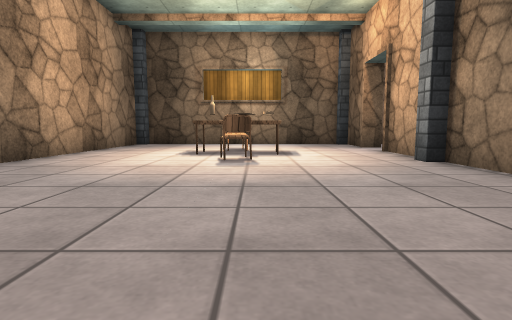
[1] (above)

12 first-person views from a walk through a scene from a Unity 3-D project. The camera is 0.59 m above the floor, tilts 6° down and sees 80° across. The floor is counted in squares, 1 m on a side. Each view is taken from the middle of a square. On the plan, view 1 faces up. The plan holds only what a view shows up to about 9 squares ahead; the rest is blank. The place goes on beyond the plan. The player is left out. Door leaves are left out, so doorways stand open. Surface patterns are stand-ins for the level's own textures.

[2]
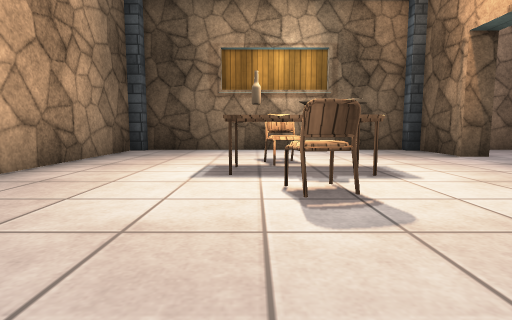

[3]
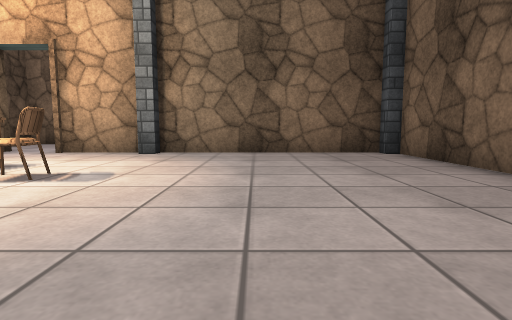

[4]
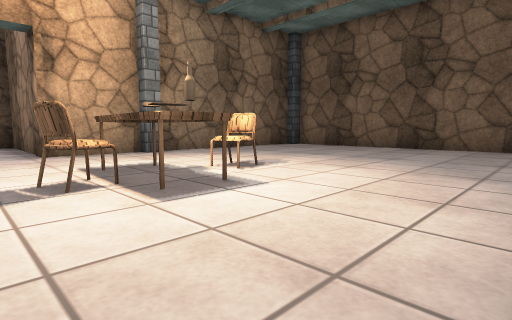

[5]
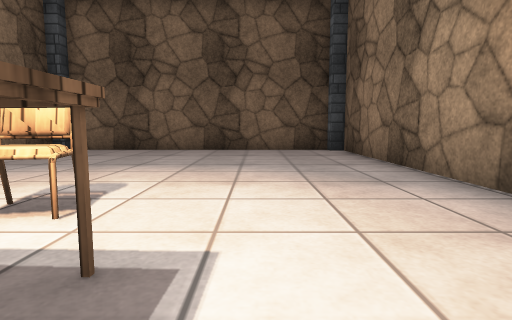

[6]
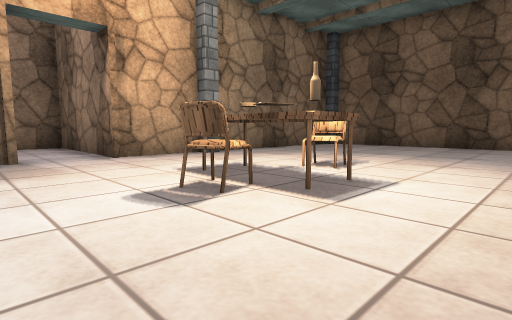

[7]
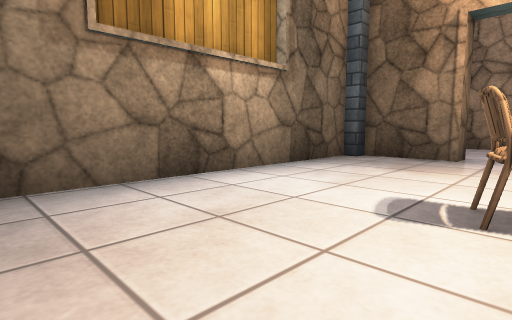

[8]
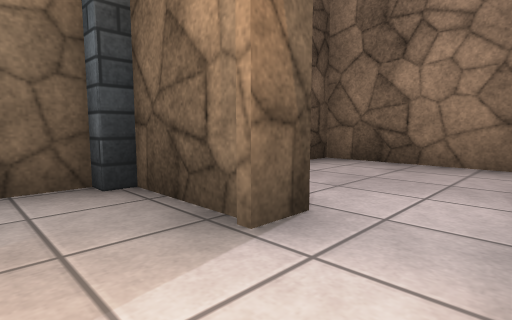

[9]
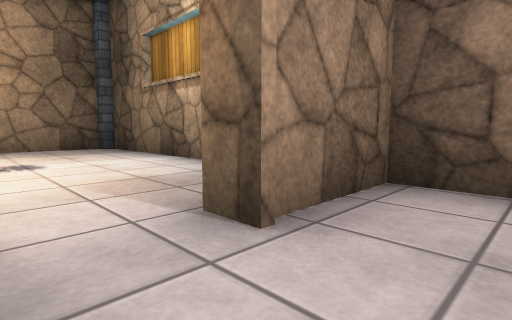

[10]
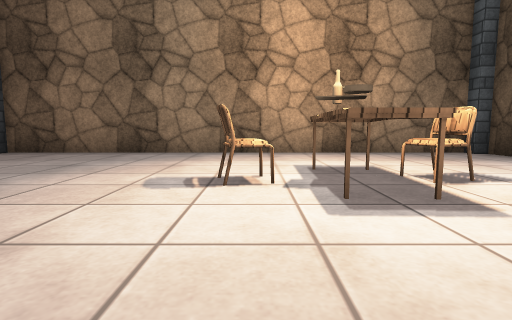

[11]
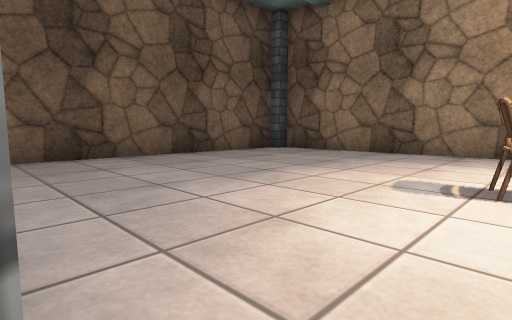

[12]
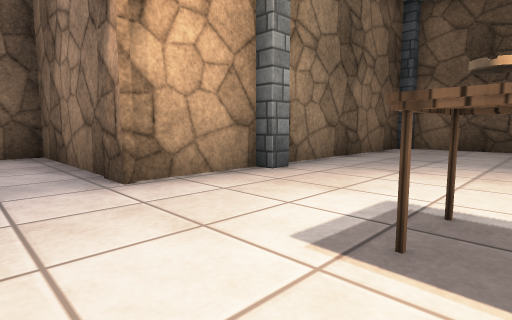

### Floor plan
Points are (right, up) in squares from view 1. A wall is a line through its corners. A room is listed if a view was taken in it or the views show most of it. See-through windows are left out.
Room 1 (views 1, 2, 3, 4, 5, 6, 7, 8, 10, 11, 12)
walls: (-3.5, -0.3) (2.5, -0.3); (3.3, 0.8) (3.3, 7.7); (3.3, 9.2) (3.3, 10.5); (-4.3, 10.2) (-4.3, 0.7); (2.5, 11.3) (-3.5, 11.3)
ways out: open door at (3, 8) to room 2
objects: pillar (-4, 0); pillar (-4, 11); bottle (-1, 7); chair (-1, 8) to (0, 8); chair (0, 6); table (0, 7); pillar (3, 0); pillar (3, 5); pillar (3, 11)
Room 2 (view 9)
walls: (3.3, 7.7) (7.3, 7.7) (7.3, 11.3) (3.7, 11.3) (3.7, 9.2) (3.3, 9.2)
ways out: open door at (3, 8) to room 1

Positions as (right, up) in squares from view 1, and headings:
1: (0, 0), facing up
2: (-1, 3), facing up
3: (-4, 3), facing right
4: (-4, 9), facing down-right
5: (-2, 8), facing down
6: (-3, 10), facing down-right
7: (-3, 8), facing up-right
8: (2, 8), facing up-right
9: (5, 8), facing up-left
10: (3, 6), facing left
11: (3, 6), facing down-left
12: (0, 9), facing down-right
